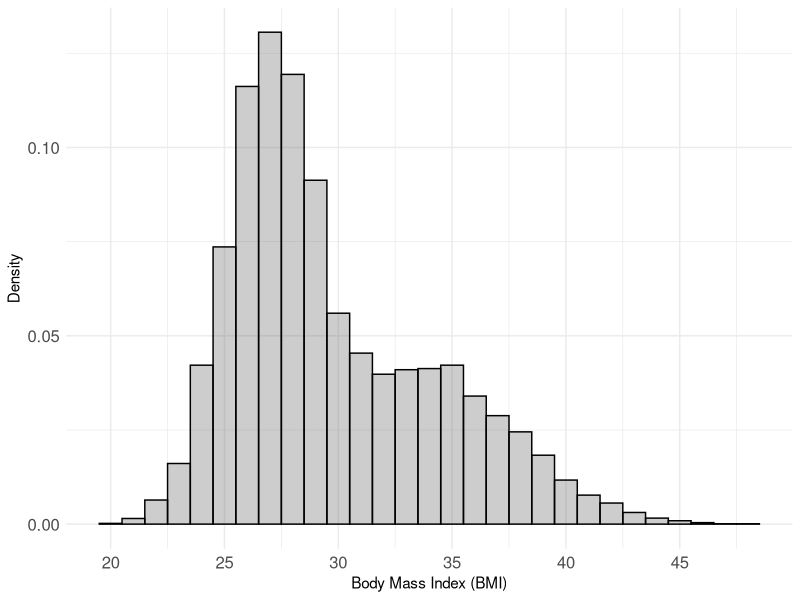
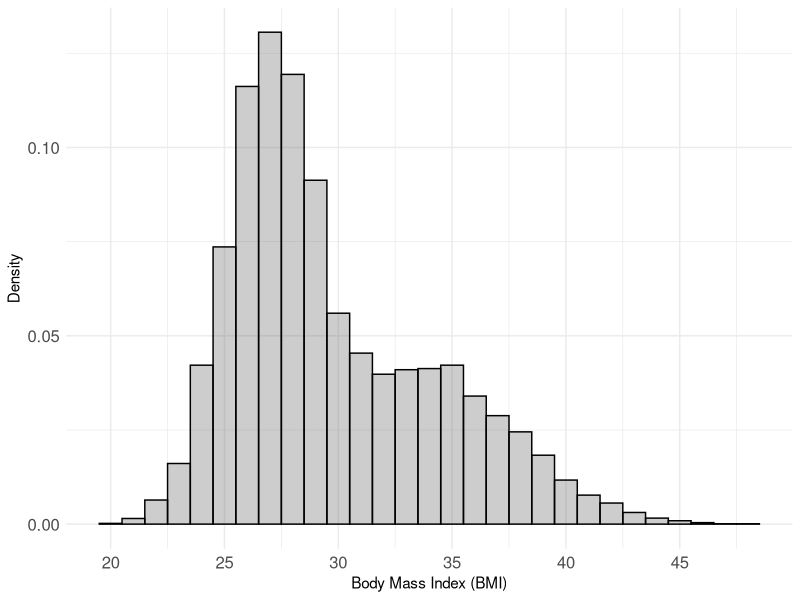
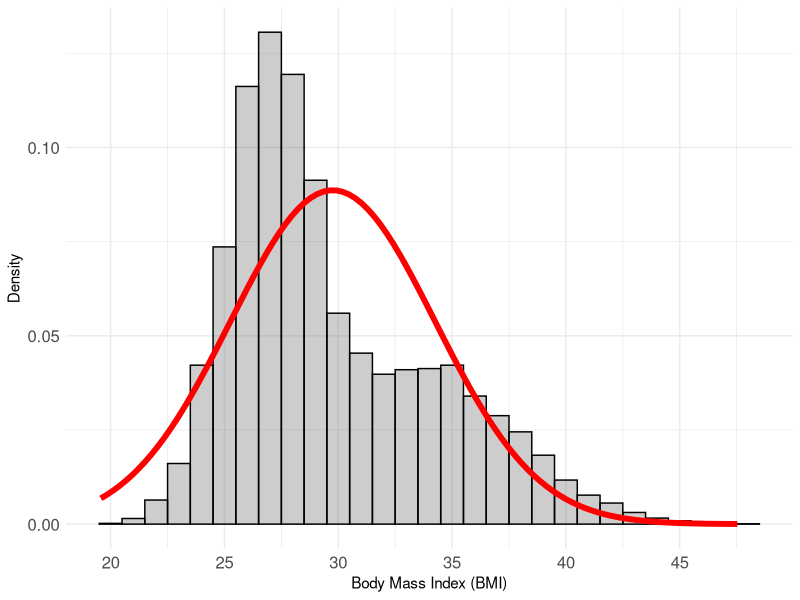
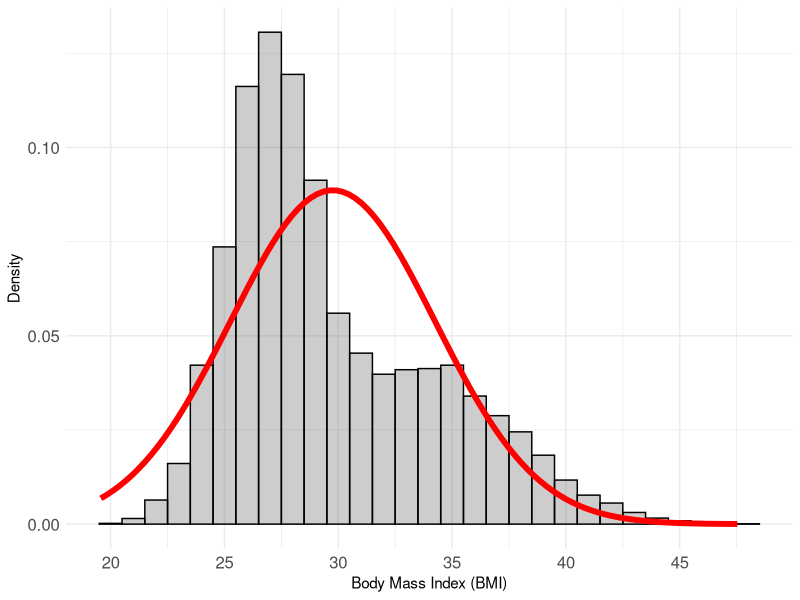
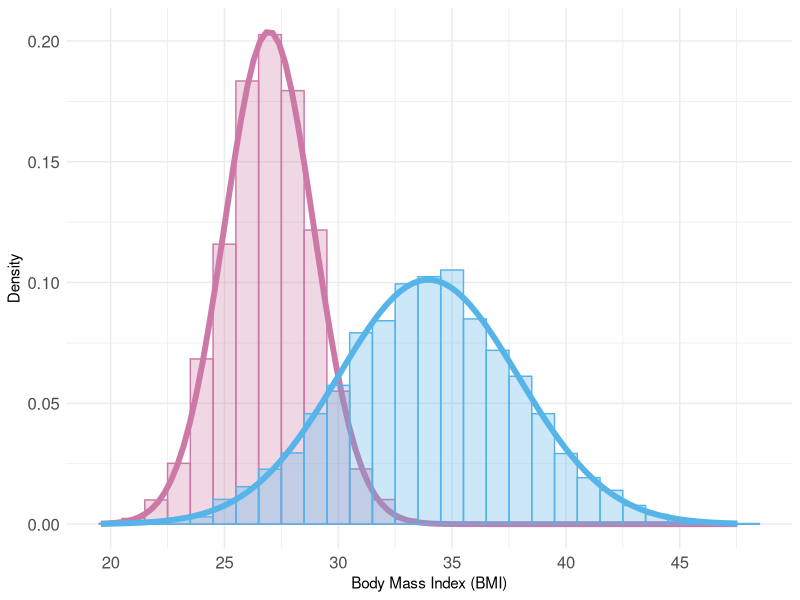
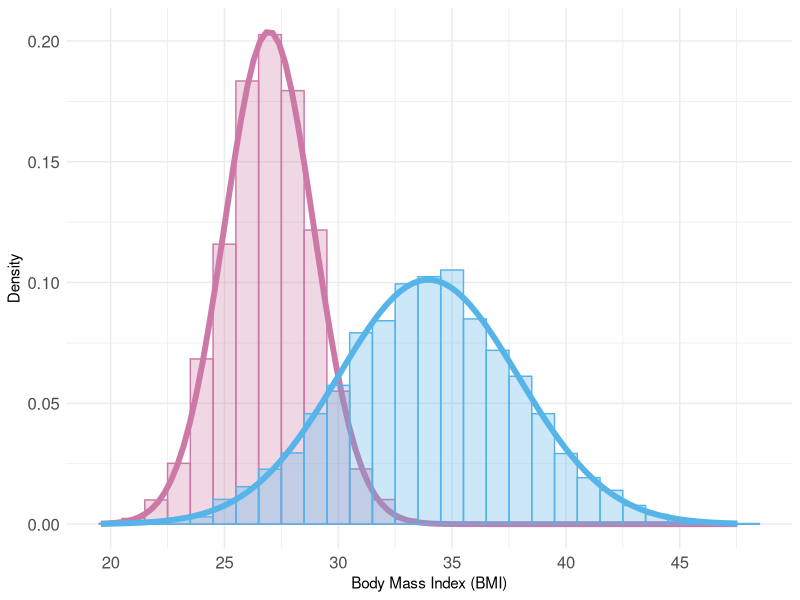

Write R code to recreate these figures, in order.
#motivating_example.R
library(tidyverse)

m1 = 27
s1 = 2
m2 = 34
s2 = 4

n = 10000
eta = 0.6

z = sample(1:2,size=n,prob=c(eta,1-eta),replace=T)

y.mix = (z==1)*rnorm(n,m1,s1) + (z==2)*rnorm(n,m2,s2)

dat = tibble(z=factor(z),y=y.mix)


#overall distribution, no classification
ggplot(dat, aes(y)) + 
  geom_histogram(aes(y = stat(density)),binwidth=1,alpha = 0.3,colour='black') + theme_minimal()+
  scale_x_continuous('Body Mass Index (BMI)',breaks=seq(15,50,5))+
  scale_y_continuous('Density')+theme(axis.text = element_text(size=12))

ggsave("figures/motivation.null.png", width = 20, height = 20, units = "cm")
invisible(dev.off())

ggplot(dat, aes(y)) + 
  geom_histogram(aes(y = stat(density)),binwidth=1,alpha = 0.3,colour='black') + 
  stat_function(
    fun = dnorm, 
    args = list(mean = mean(dat$y), sd = sd(dat$y)), 
    lwd = 2, 
    col = 'red'
  )+
  theme_minimal()+
  scale_x_continuous('Body Mass Index (BMI)',breaks=seq(15,50,5))+
  scale_y_continuous('Density')+theme(axis.text = element_text(size=12))

ggsave("figures/motivation.null.singledist.png", width = 20, height = 20, units = "cm")
invisible(dev.off())


#known classification
ggplot(dat, aes(y)) + 
  geom_histogram(data = filter(dat,z=='1'), aes(y = stat(density)),fill = "#CC79A7", alpha = 0.3,binwidth=1,colour="#CC79A7") +
  stat_function(
    fun = dnorm, 
    args = list(mean = mean(filter(dat,z=='1')$y), sd = sd(filter(dat,z=='1')$y)), 
    lwd = 2, 
    col = "#CC79A7"
  )+ 
  geom_histogram(data = filter(dat,z=='2'), aes(y = stat(density)),fill = "#56B4E9", alpha = 0.3,binwidth=1,colour="#56B4E9") +
  stat_function(
    fun = dnorm, 
    args = list(mean = mean(filter(dat,z=='2')$y), sd = sd(filter(dat,z=='2')$y)), 
    lwd = 2, 
    col = "#56B4E9"
  )+   
  theme_minimal()+
  scale_x_continuous('Body Mass Index (BMI)',breaks=seq(15,50,5))+
  scale_y_continuous('Density')+theme(axis.text = element_text(size=12))
ggsave("figures/motivation.z.png", width = 20, height = 20, units = "cm")
invisible(dev.off())
